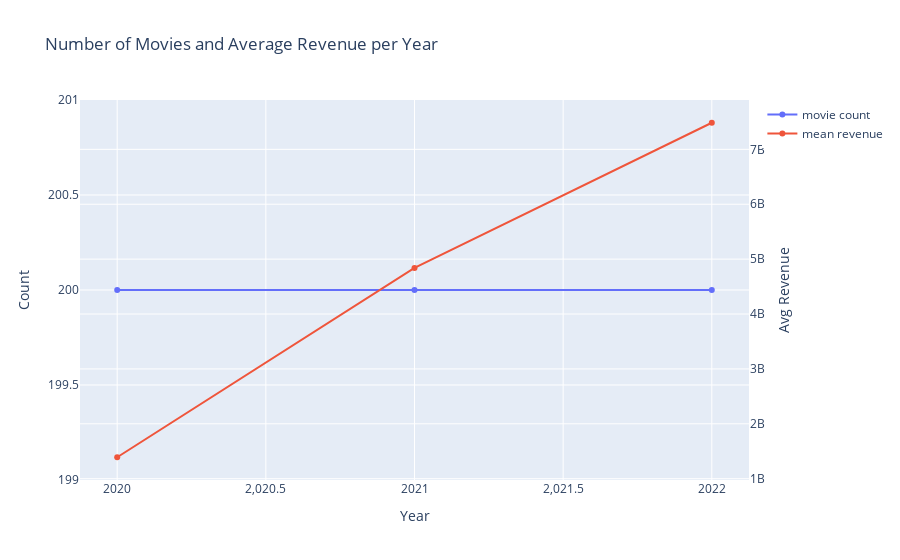

Here is the notebook cell this chart was saved with:
### Code cell
d1 = train['ReleaseDate_year'].value_counts().sort_index()
d2 = train.groupby(['ReleaseDate_year'])['Gross'].sum()

data = [go.Scatter(x=d1.index, y=d1.values, name='movie count'),
        go.Scatter(x=d2.index, y=d2.values, name='mean revenue', yaxis='y2')]

layout = go.Layout(dict(title = 'Number of Movies and Average Revenue per Year',
                       xaxis = dict(title = 'Year'),
                       yaxis = dict(title = 'Count'),
                       yaxis2 = dict(title='Avg Revenue', overlaying='y', side='right')), 
                   legend = dict(orientation='v'))
py.iplot(dict(data=data, layout=layout))

### Figure 1 — Plotly figure (JSON) as saved in the notebook; plotly's stock layout.template omitted (floating-point values rounded to 4 significant figures)
{"data": [{"name": "movie count", "type": "scatter", "x": [2020, 2021, 2022], "y": [200, 200, 200]}, {"name": "mean revenue", "type": "scatter", "x": [2020, 2021, 2022], "y": [1390583446, 4840048351, 7484702266], "yaxis": "y2"}], "layout": {"legend": {"orientation": "v"}, "title": {"text": "Number of Movies and Average Revenue per Year"}, "xaxis": {"title": {"text": "Year"}}, "yaxis": {"title": {"text": "Count"}}, "yaxis2": {"overlaying": "y", "side": "right", "title": {"text": "Avg Revenue"}}}}
